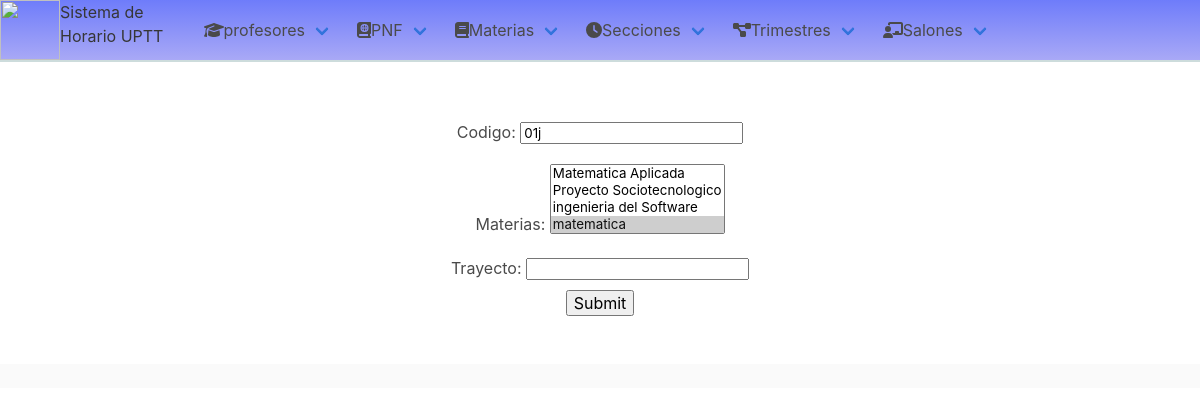
The page /trimestre/1 on the database as committed earlier.
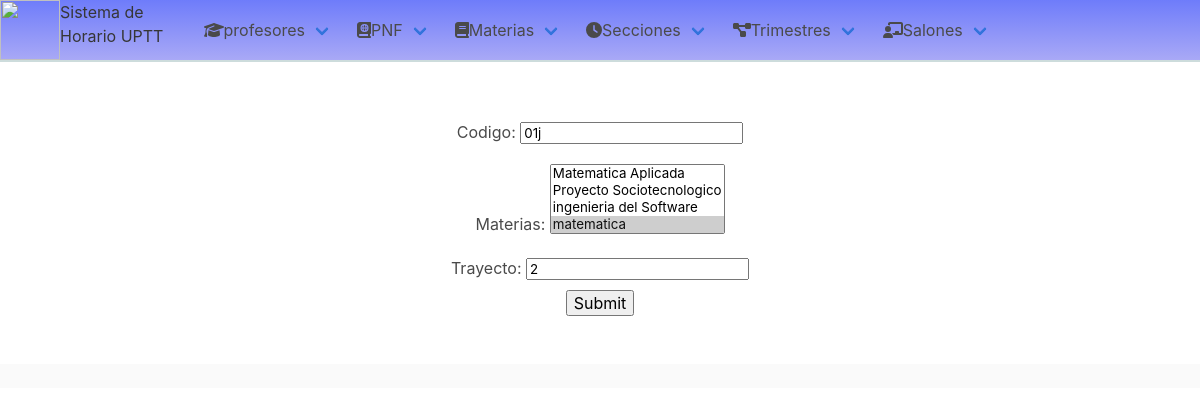
The same page on the database as committed later.
### horario/models.py (models this page shows, shortened)
class Trimestre(models.Model):
    codigo = models.CharField(max_length=10)
    materias = models.ManyToManyField(Materias)
    Trayecto = models.PositiveIntegerField('Trayecto', null=True)

### horario/views.py (the view)
# urls.py: path('trimestre/<int:pk>', views.TrimestreUpdate.as_view(), name='actualizar trimestre'),
class TrimestreUpdate(generic.UpdateView):
    model = Trimestre
    fields = '__all__'
    template_name = 'horario/generic_form.html'
    success_url = '/confirmado'

### horario/models.py (called while the page is built)
    def __str__(self):
        return self.nombre

### templates/horario/generic_form.html
{% extends 'base.html' %}
{% block content %}
<div class="container">
<form class="field has-text-centered" method="post">{% csrf_token %}
    {{ form.as_p }}
<input class="control" type="submit">
</form>
</div>
{% endblock %}

Rows that differ between the two databases and show on the page:
changed Trimestre: Trayecto (not shown) → "2"
